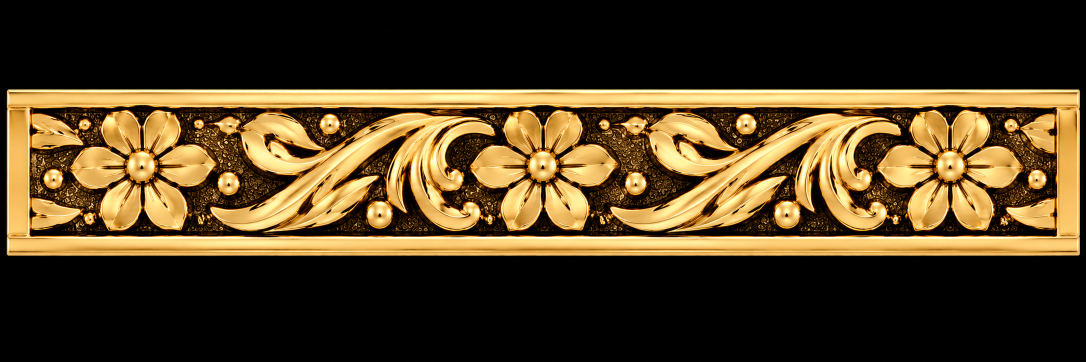
#> input picture reference/band_face.png, 2172 x 724 px, found by its file name (shown at 1/2 size)
$ python test_locate.py
#> lines starting #> are read from the running program, lines starting #| are printed output that depends on the picture; after the words box and inside, x2 and y2 are one past the last pixel; in counts of white or black regions, pixels touching at a corner belong together
### legacy/tools/v2/common.py
"""Shared loader for v2 tools: ref tile (rc, BGR float), ref-gold mask R, map height H, map footprint M, hillshade HS, all in map space 1640x520.
Same cut as diff_v2.py / make_map_v2.py (ref rows 215..472, cols 70..2115, tile cols C0..C0+814, 40 px seam cross-fade)."""
import os, cv2, numpy as np
from scipy import ndimage as ndi
TW, TH, P, C0, SEAM = 1640, 520, 814, 608, 40
def load(mp='maps/v2/band_period_v2.png', T=.03, HI=150, LO=85, GROW=6):
#> called with mp = 'maps/v2/band_period_v2.png', T = 0.03, HI = 150, LO = 85, GROW = 6
    ref = cv2.imread('reference/band_face.png')[215:473, 70:2116]
    V = cv2.GaussianBlur(cv2.cvtColor(ref, cv2.COLOR_BGR2GRAY).astype(np.float32), (0, 0), 1.0)
    seed = ndi.binary_opening(V > HI, np.ones((3, 3))); cand = V > LO; g = seed.copy()
#> after `seed = ndi.binary_opening(V > HI, np.ones((3, 3)))`:
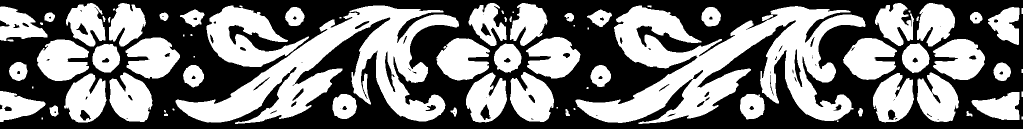
#> seed: shape (258, 2046) bool (shown at 1/2 size); 47.1% white; 81 white regions (20 under 20 px), largest, box (x1, y1, x2, y2) and area: (1151, 11, 1731, 248) 58604, (351, 11, 918, 248) 46660, (413, 11, 618, 134) 11972
#> after `cand = V > LO`: cand: shape (258, 2046) bool; 57% white; 109 black regions (57 under 20 px), largest, box (x1, y1, x2, y2) and area: (0, 0, 2044, 258) 217106, (1275, 53, 1399, 104) 1993, (458, 52, 572, 102) 1710
    for _ in range(GROW): g = ndi.binary_dilation(g, np.ones((3, 3))) & cand | seed
#> g: shape (258, 2046) bool; 54.8% white; 90 black regions (49 under 20 px), largest, box (x1, y1, x2, y2) and area: (0, 0, 2046, 258) 229451, (1275, 53, 1399, 104) 1993, (458, 52, 572, 102) 1713
    g = ndi.binary_opening(g, np.ones((3, 3)))
#> g: shape (258, 2046) bool; 54.7% white; 80 black regions (40 under 20 px), largest, box (x1, y1, x2, y2) and area: (0, 0, 2046, 258) 230485, (1275, 53, 1399, 104) 2000, (458, 52, 572, 102) 1716
    lab, n = ndi.label(g); ar = np.bincount(lab.ravel(), minlength=n + 1); g = np.isin(lab, [i for i in range(1, n + 1) if ar[i] >= 150])
#> after `lab, n = ndi.label(g)`:
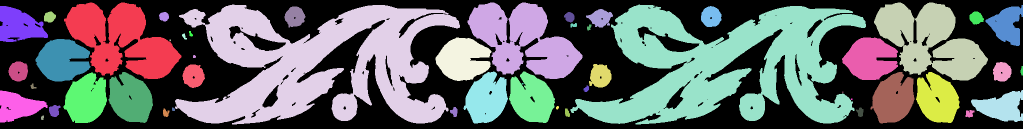
#> lab: shape (258, 2046) int32 (shown at 1/2 size); 51 distinct labels, from 0 to 50; one colour per label, 0 black
#> after `lab, n = ndi.label(g)`: n = 50
#> after `ar = np.bincount(lab.ravel(), minlength=n + 1)`: ar = 51 values, max 239208 at index 0, min 9 at index 22, mean 10350.4
#> after `g = np.isin(lab, [i for i in range(1, n + 1) if ar[i] >= 150])`: g: shape (258, 2046) bool; 54.5% white; 80 black regions (40 under 20 px), largest, box (x1, y1, x2, y2) and area: (0, 0, 2046, 258) 231466, (1275, 53, 1399, 104) 2000, (458, 52, 572, 102) 1716
    hl, hn = ndi.label(~g); ha = np.bincount(hl.ravel(), minlength=hn + 1); g |= np.isin(hl, [i for i in range(1, hn + 1) if ha[i] < 150])
#> after `hl, hn = ndi.label(~g)`:
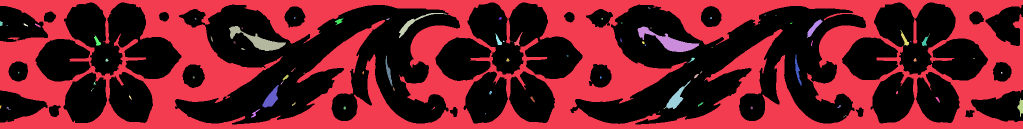
#> hl: shape (258, 2046) int32 (shown at 1/2 size); 108 distinct labels, from 0 to 107; one colour per label, 0 black
#> after `hl, hn = ndi.label(~g)`: hn = 107
#> after `ha = np.bincount(hl.ravel(), minlength=hn + 1)`: ha = 108 values, max 287679 at index 0, min 1 at index 18, mean 4887.7
#> after `g |= np.isin(hl, [i for i in range(1, hn + 1) if ha[i] < 150])`: g: shape (258, 2046) bool; 54.8% white; 11 black regions, largest, box (x1, y1, x2, y2) and area: (0, 0, 2046, 258) 231255, (1275, 53, 1399, 104) 2000, (458, 52, 572, 102) 1716
    def periodic(a):
        e = a[:, C0:C0 + P + SEAM].copy(); t = e[:, :P].copy(); al = (np.arange(SEAM) / SEAM)[None, :]
#> after `e = a[:, C0:C0 + P + SEAM].copy()`: e: shape (258, 854) float32; values 0 (black) and 1 (white), 54.6% white; 6 black regions, box (x1, y1, x2, y2) and area: (0, 0, 854, 258) 95889, (667, 53, 791, 104) 2000, (722, 161, 774, 218) 791, (802, 125, 854, 164) 589, (190, 26, 286, 76) 573, (163, 111, 177, 173) 277
#> after `t = e[:, :P].copy()`: t: shape (258, 814) float32; values 0 (black) and 1 (white), 54.8% white; 6 black regions, box (x1, y1, x2, y2) and area: (0, 0, 814, 258) 91286, (667, 53, 791, 104) 2000, (722, 161, 774, 218) 791, (190, 26, 286, 76) 573, (163, 111, 177, 173) 277, (802, 154, 814, 164) 73
        if a.ndim == 3: al = al[..., None]
        t[:, :SEAM] = (1 - al) * e[:, P:P + SEAM] + al * e[:, :SEAM]; return t
#> after `t[:, :SEAM] = (1 - al) * e[:, P:P + SEAM] + al * e[:, :SEAM]`:
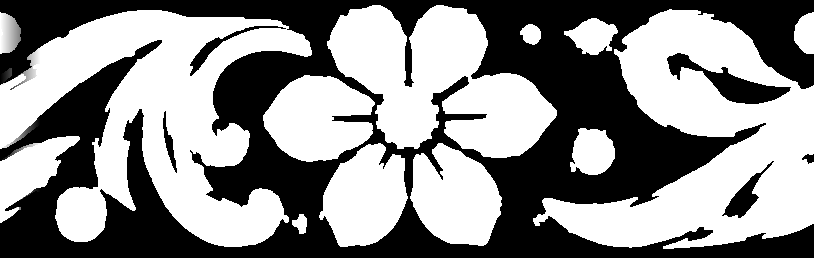
#> t: shape (258, 814) float32; min 0, max 1, mean 0.549
    rs = lambda a: cv2.resize(a, (TW, TH), interpolation=cv2.INTER_CUBIC)
    R = rs(periodic(g.astype(np.float32))) > .5
#> R: shape (520, 1640) bool; 55.1% white; 11 black regions (4 under 20 px), largest, box (x1, y1, x2, y2) and area: (0, 0, 1640, 520) 368040, (1344, 107, 1594, 210) 8164, (1455, 324, 1559, 439) 3218
    rc = rs(periodic(ref.astype(np.float32)))
#> in periodic (call 2), `t[:, :SEAM] = (1 - al) * e[:, P:P + SEAM] + al * e[:, :SEAM]`:
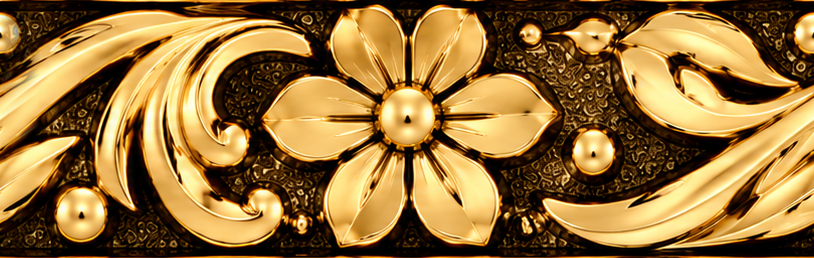
#> t: shape (258, 814, 3) float32; mean of channels 0, 1, 2 57.8, 113.8, 149.4; drawn as B, G, R
    H = cv2.imread(mp, -1).astype(np.float32) / 65535
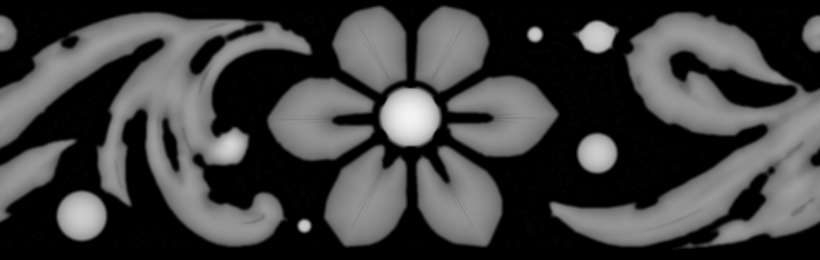
#> input picture maps/v2/band_period_v2.png, 1640 x 520 px, found by its file name (shown at 1/2 size)
#> H: shape (520, 1640) float32; min 0, max 0.95, mean 0.251
    hp = mp.replace('.png', '_hillshade.png')
    HS = cv2.imread(hp, 0) if os.path.exists(hp) else None
    return dict(rc=rc, R=R, H=H, M=H > T, HS=HS)
# [4 lines left out: function regions, not called in this run]

### legacy/tools/v2/test_locate.py
"""T5 validation: synthetic 'phone screenshots' from the map (different light than the matcher uses + gold tint, perspective warp, rotation, scale, blur, noise, gamma), red circles at KNOWN map points,
run locate.py, report the error in map px. usage: python3 tools/v2/test_locate.py [N=6]"""
import os, sys, subprocess, json, re, cv2, numpy as np
sys.path.insert(0, os.path.dirname(__file__)); from common import *
N = int(sys.argv[1]) if len(sys.argv) > 1 else 6; d = load(); H = d['H']; rng = np.random.default_rng(7)
#> after `d = load()`: d = 5 items
gy, gx = np.gradient(H * 40); nn = np.dstack([-gx, -gy, np.ones_like(gx)]); nn /= np.linalg.norm(nn, axis=2, keepdims=True)
L = np.array([1, -.6, 1.4]); L /= np.linalg.norm(L); a = np.clip(nn @ L, 0, 1); a = (a / a.max()) ** .8
gold = np.dstack([a * .35, a * .72, a * 1.0]); gold = (np.clip(gold, 0, 1) * 255).astype(np.uint8)   # BGR tint
errs = []
for t in range(N):
    x0 = int(rng.integers(0, 500)); w = int(rng.integers(900, 1140)); crop = gold[:, x0:x0 + w]
    ang = rng.uniform(-4, 4); sc = rng.uniform(.5, .8); jit = rng.uniform(-.06, .06, (4, 2)) * np.array([w, TH])
    src = np.float32([[0, 0], [w, 0], [w, TH], [0, TH]]); M0 = cv2.getRotationMatrix2D((w / 2, TH / 2), ang, sc); M0 = np.vstack([M0, [0, 0, 1]])
    dst = (cv2.perspectiveTransform(src[None], M0)[0] + jit + [60, 120]).astype(np.float32); Hm = cv2.getPerspectiveTransform(src, dst)
    W, Hh = 1170, 780; img = cv2.warpPerspective(crop, Hm, (W, Hh), borderValue=(20, 20, 20)); img = cv2.GaussianBlur(img, (0, 0), 1.1)
    img = np.clip(img.astype(np.float32) * rng.uniform(.8, 1.1) + rng.normal(0, 6, img.shape), 0, 255).astype(np.uint8)
    pts = []
    while len(pts) < 3:
        c_ = (int(rng.integers(x0 + 120, x0 + w - 120)), int(rng.integers(80, TH - 80)))
        if all(np.hypot(c_[0] - q[0], c_[1] - q[1]) > 200 for q in pts): pts.append(c_)
    for (mx, my) in pts:
        q = cv2.perspectiveTransform(np.float32([[[mx - x0, my]]]), Hm)[0, 0]; cv2.circle(img, (int(q[0]), int(q[1])), 28, (0, 0, 255), 4)
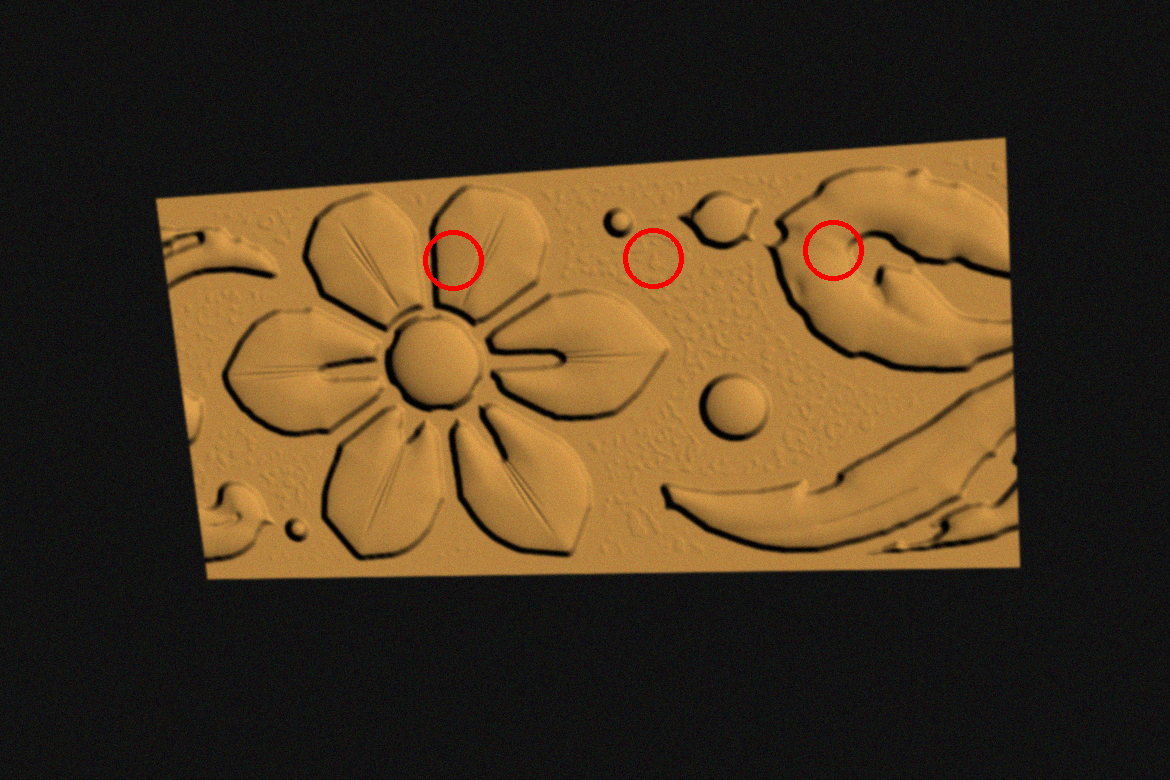
#> img: shape (780, 1170, 3); mean of channels 0, 1, 2 32.3, 55.4, 73.6; drawn as B, G, R
    cv2.imwrite('/tmp/syn.png', img)
    r = subprocess.run(['python3', 'tools/v2/locate.py', '/tmp/syn.png', '/tmp/syn_out.png'], capture_output=True, text=True, env=dict(os.environ, JSON='/tmp/syn.json'))
    if r.returncode != 0: print('run %d: FAILED  %s' % (t, r.stdout.strip().splitlines()[-1] if r.stdout.strip() else r.stderr[-200:])); continue
    rows = json.load(open('/tmp/syn.json')); got = [(q['x'], q['y']) for q in rows]; e = []
    for (mx, my) in pts:
        dd = [min(abs(gx_ - mx), abs(gx_ - mx + TW), abs(gx_ - mx - TW)) ** 2 + (gy_ - my) ** 2 for gx_, gy_ in got]
        if dd: e.append(np.sqrt(min(dd)))
    errs += e; print('run %d: found %d/3, errors map px: %s  (%s)' % (t, len(rows), ', '.join('%.1f' % v for v in e), ' '.join(l for l in r.stdout.splitlines() if l.startswith('chosen'))))
if errs: print('ALL: n=%d median %.1f px  mean %.1f  max %.1f  (map px; 1 map px ~ 0.5 ref px; bead radius ~45)' % (len(errs), np.median(errs), np.mean(errs), np.max(errs)))
